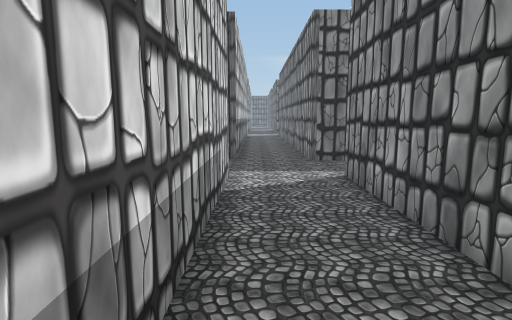
[1] (above)

24 first-person views from a walk through a 3-D level made in the Unity game engine. The camera is 1.5 m above the floor, tilts 8° down and sees 80° across. The floor is counted in squares, 1 m on a side. Each view is taken from the middle of a square. On the plan, view 1 faces up. The plan holds only what a view shows up to about 15 squares ahead; the rest is blank. The place goes on beyond the plan.

[2]
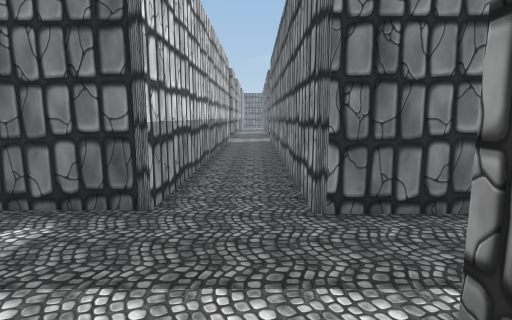

[3]
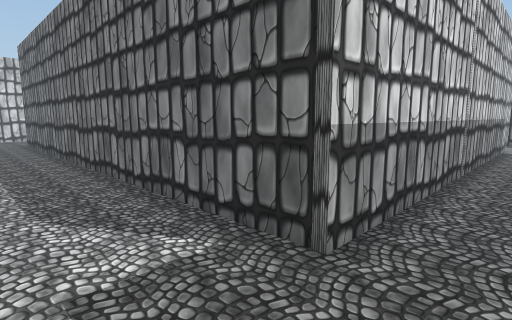

[4]
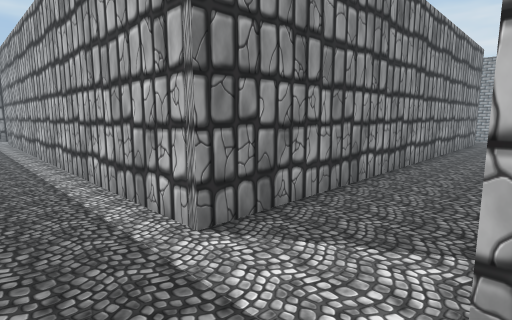

[5]
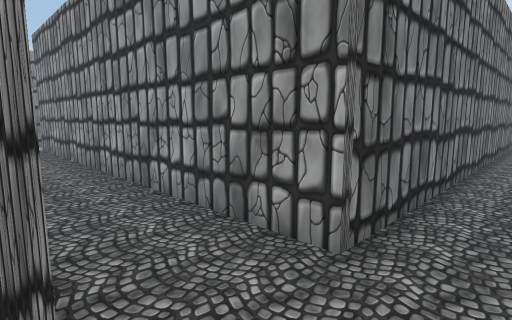

[6]
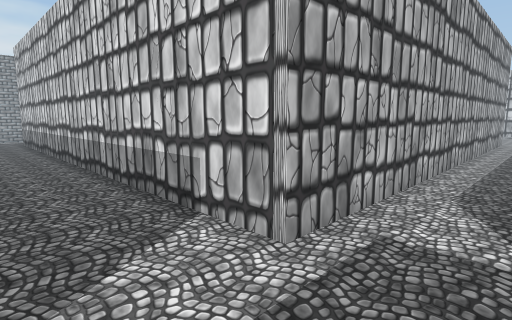

[7]
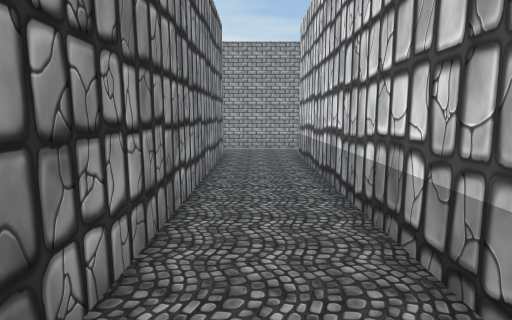

[8]
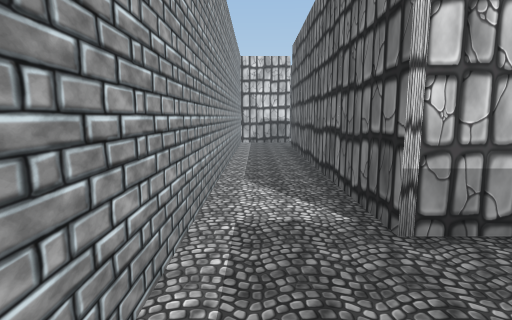

[9]
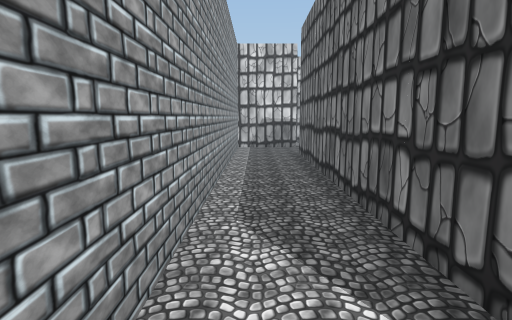

[10]
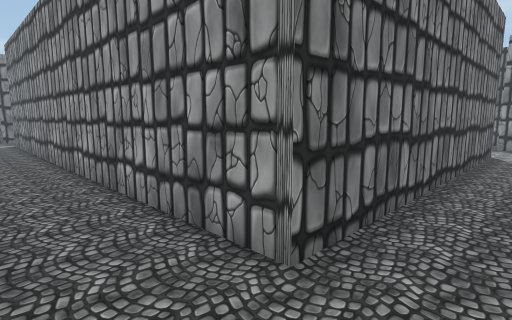

[11]
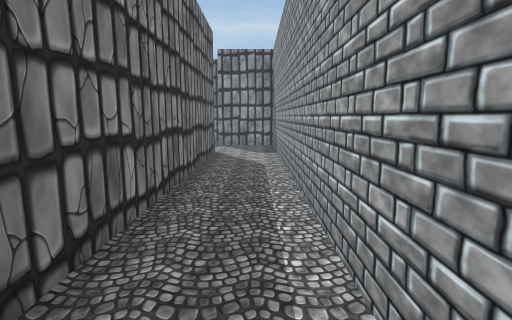

[12]
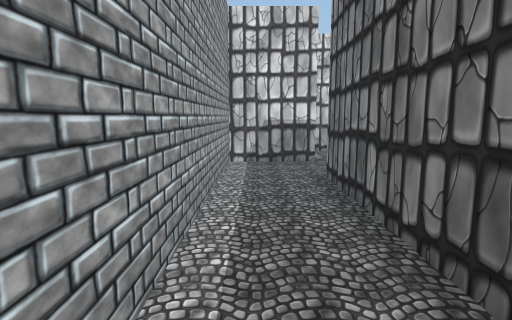

[13]
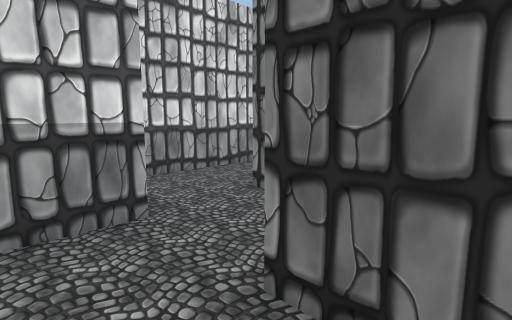

[14]
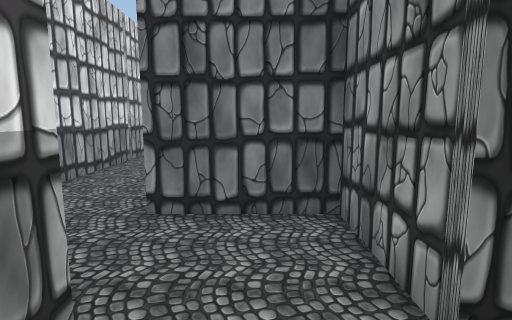

[15]
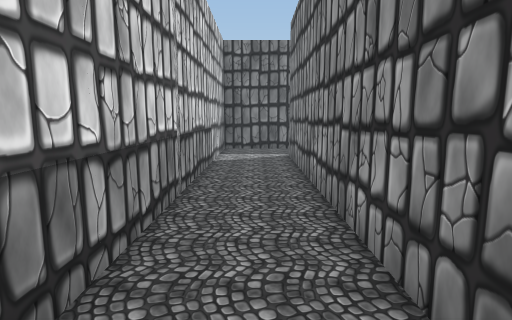

[16]
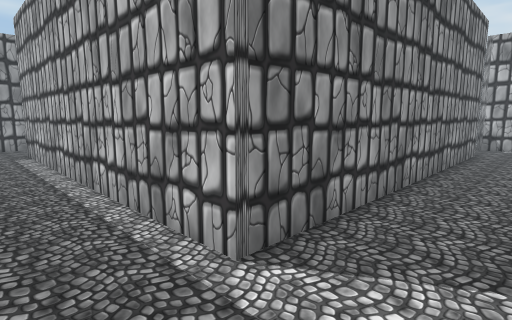

[17]
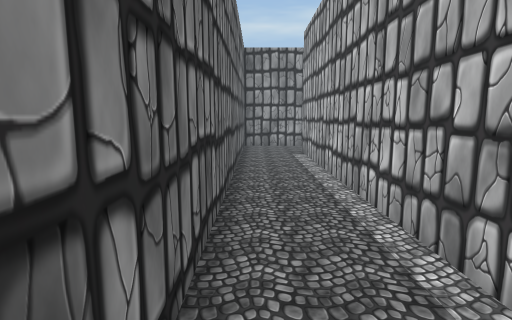

[18]
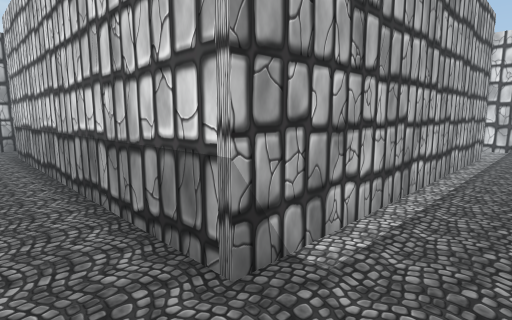

[19]
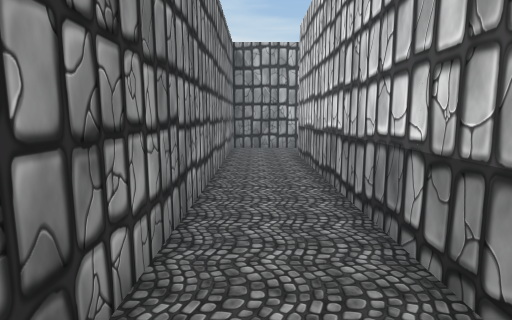

[20]
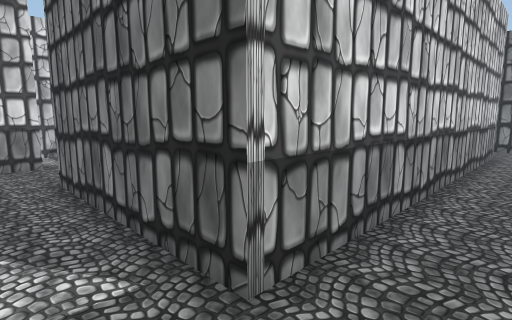

[21]
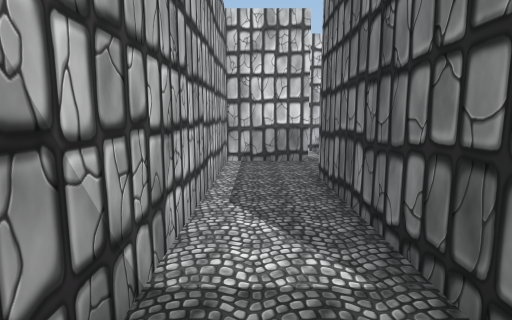

[22]
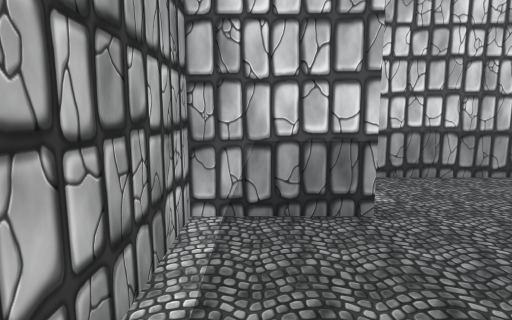

[23]
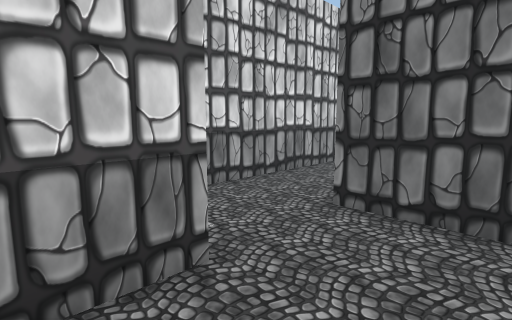

[24]
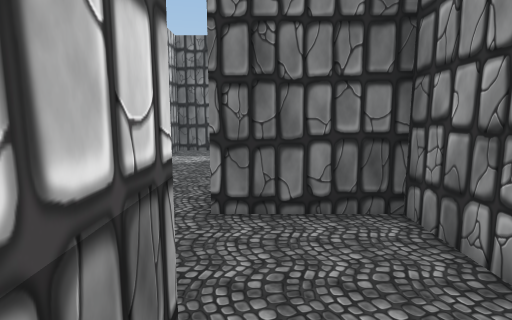

### Floor plan
Ten units are one square. View 1 is at (0, 0); x grows to the right and y downward. Boxes are objects, and circles mark ways between rooms. Rooms are numbered by the first view taken in them; rooms with no view inside come last. Other rooms are left out.
<svg viewBox="-190 -230 360 364">
<path fill="none" stroke="#000" d="M144 102 23 102 23 -78 165 -78M-172 -78 -7 -78 -7 102 -127 102M-153 100 -153 129 155 129M165 -106 19 -106 19 -225M-7 -225 -7 -108 -176 -108M-125 71 -125 100 -9 100 -9 -56M-144 74 -157 74 -157 -50 -37 -50 -37 74 -97 74M-166 100 -153 100M-25 -76 -185 -76 -185 94M-97 65 -97 44 -127 44M-127 102 -127 74 -144 74"/>
<circle cx="-140" cy="100" r="3" fill="#2a7"/>
<circle cx="-115" cy="70" r="3" fill="#2a7"/>
<circle cx="-155" cy="85" r="3" fill="#2a7"/>
<text x="0" y="-10">1</text>
<text x="-110" y="70">2</text>
<text x="-120" y="50">3</text>
<text x="-140" y="90">4</text>
</svg>
Room 1 opens to room 4. Room 2 opens to room 3. Room 2 opens to room 4.

Where each view was taken, in squares from view 1:
view 1: 0 up, 0 right, facing up
view 2: 6 up, 1 right, facing up
view 3: 8 up, 1 right, facing up-left
view 4: 10 up, 1 left, facing down-right
view 5: 9 up, 1 left, facing up-right
view 6: 10 up, 2 right, facing down-left
view 7: 2 up, 1 right, facing down
view 8: 12 down, 3 right, facing left
view 9: 12 down, 0 right, facing left
view 10: 12 down, 0 right, facing up-right
view 11: 12 down, 1 right, facing right
view 12: 12 down, 5 left, facing left
view 13: 12 down, 11 left, facing up-left
view 14: 12 down, 14 left, facing up
view 15: 7 down, 17 left, facing up
view 16: 7 up, 18 left, facing down-right
view 17: 7 up, 17 left, facing right
view 18: 7 up, 2 left, facing down-left
view 19: 5 up, 2 left, facing down
view 20: 9 down, 2 left, facing up-left
view 21: 9 down, 2 left, facing left
view 22: 9 down, 8 left, facing left
view 23: 9 down, 10 left, facing up-left
view 24: 9 down, 12 left, facing up
